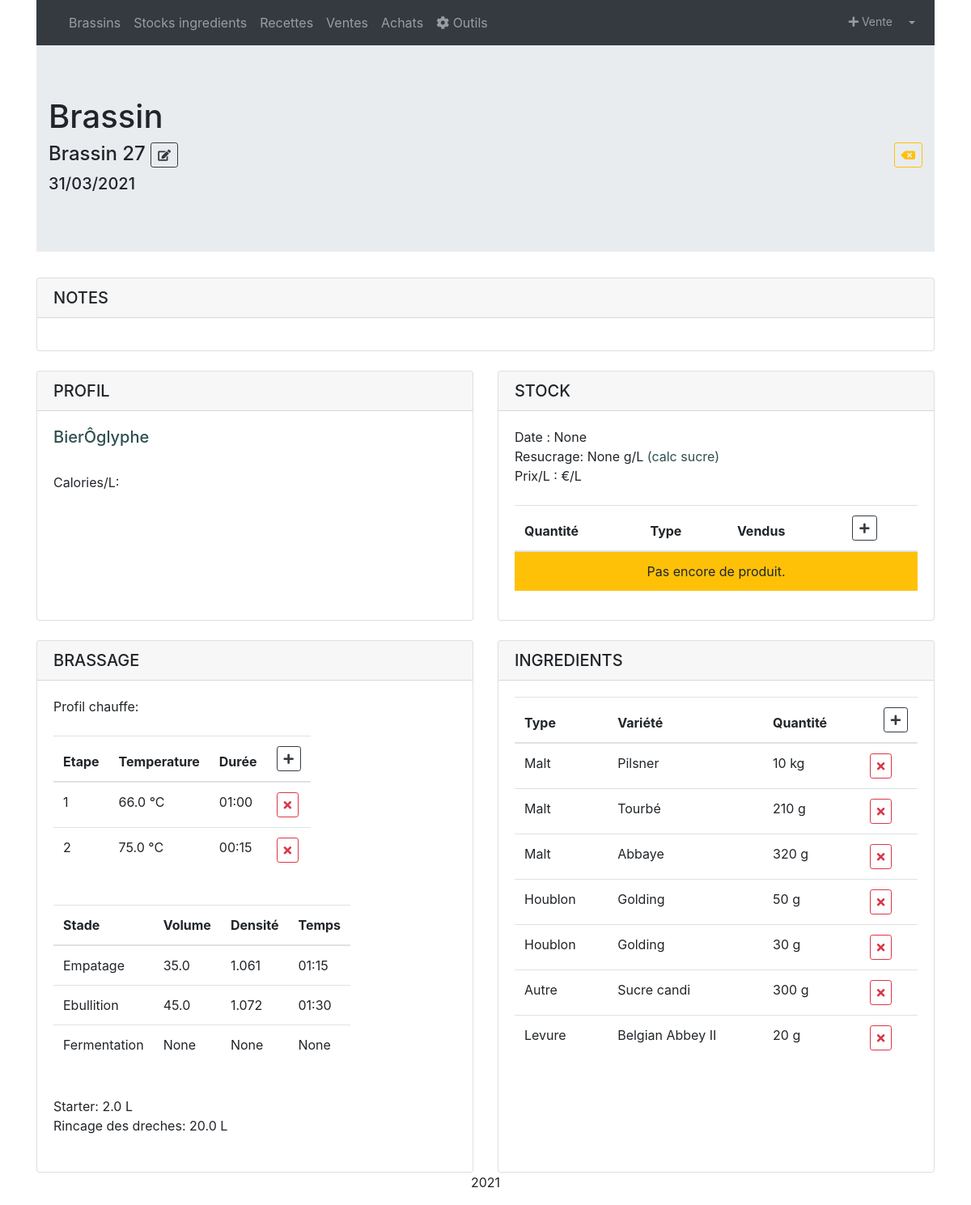
The app's page /brasserie/brassins/37/ with its own data.
### brassin/models.py (models this page shows, shortened)
class Brassin(models.Model):
	date_brassin = models.DateField(null=True)
	numero = models.CharField(blank=True,null=True,max_length=30)
	date_mise_bouteille = models.DateField(blank=True,null=True)
	densite_avant_ebullition = models.DecimalField(blank=True,null=True, max_digits=4, decimal_places=3)
	densite_initiale = models.DecimalField(blank=True,null=True, max_digits=4, decimal_places=3)
	densite_finale = models.DecimalField(blank=True,null=True, max_digits=4, decimal_places=3)
	volume_empatage = models.DecimalField(blank=True,null=True, max_digits=5, decimal_places=1)
	volume_rincage_dreches = models.DecimalField(blank=True,null=True, max_digits=5, decimal_places=1)
	volume_mout = models.DecimalField(blank=True,null=True, max_digits=5, decimal_places=1)
	volume_cuve_fermentation = models.DecimalField(blank=True,null=True, max_digits=5, decimal_places=1)
	volume_starter = models.DecimalField(blank=True,null=True, max_digits=5, decimal_places=1,default=0)
	temps_empatage = models.TimeField(blank=True,null=True,default="01:15:00")
	temps_ebullition = models.TimeField(blank=True,null=True,default="01:30:00")
	temps_fermentation = models.TimeField(blank=True,null=True)
	notes = models.TextField(blank=True,null=True)
	resucrage = models.DecimalField(blank=True,null=True, max_digits=2, decimal_places=1)
	ingredient = models.ManyToManyField(Ingredient, through='BrassinIngredient',null=True,blank=True)
	recette = models.ForeignKey(Recette, on_delete=models.SET_NULL, null=True,blank=True)
	fermenteur = models.ForeignKey(Fermenteur, on_delete=models.SET_NULL, null=True,blank=True)
	archive = models.BooleanField(default=False)
	class Meta:
		verbose_name = "Brassin"
		ordering = ['-date_brassin']
	@property
	def densite_initialeP(self):
		if not self.densite_initiale:
			return
		return ((Decimal(258.6)*(self.densite_initiale-1))/(Decimal(0.88)*self.densite_initiale+Decimal(0.12)));
	@property
	def densite_finaleP(self):
		if not self.densite_finale:
			return
		return ((Decimal(258.6)*(self.densite_finale-1))/(Decimal(0.88)*self.densite_finale+Decimal(0.12)));
	@property
	def densite_avant_ebullitionP(self):
		if not self.densite_avant_ebullition:
			return
		return ((Decimal(258.6)*(self.densite_avant_ebullition-1))/(Decimal(0.88)*self.densite_avant_ebullition+Decimal(0.12)));
	@property
	def cout_brassin(self):
		ings_achetes=BrassinIngredient.objects.filter(brassin=self.id).filter(achete=True)
		cout_brassin=0
		if ings_achetes.exists():
			for ing in ings_achetes:
			    cout_brassin += ing.ingredient.prix_kg*ing.quantite
		if not self.volume_cuve_fermentation:
			return
		return cout_brassin/self.volume_cuve_fermentation
	@property
	def attenuation(self):
		if not self.densite_initiale or not self.densite_finale:
			return
		return (self.densite_initiale-self.densite_finale)/(self.densite_initiale-1)*100
	@property
	def rendement(self):
		if not self.volume_mout or not self.densite_initiale or not self.densite_finale or not self.malt_kg_total:
			return
		return (self.volume_mout*self.densite_initiale)*(259-259/self.densite_initiale)/self.malt_kg_total
	@property
	def calories(self):
		if not self.densite_initiale or not self.densite_finale:
			return
		return (Decimal(9862.42)*self.densite_finale*(Decimal(0.1808)*self.densite_initiale+Decimal(0.8192)*self.densite_finale-Decimal(1.0004))) + (Decimal(5300.9)*self.densite_finale*(self.densite_initiale-self.densite_finale)/(Decimal(1.775)-self.densite_initiale))
	@property
	def taux_alcool(self):
		if not self.densite_initiale or not self.densite_finale:
			return
		return (self.densite_initiale-self.densite_finale)*Decimal(133.333)
	@property
	def IBU(self):
		Houblons_brassin=BrassinIngredient.objects.filter(brassin=self).filter(ingredient__type_ingredient="Houblon")
		IBU=0
		utilisation=0
		cdensite=0
		if Houblons_brassin.exists() and self.densite_initiale:
			for houblon in Houblons_brassin:
				t=str(houblon.temps_infusion).split(':')
				t_min= int(t[0])*60+int(t[1])*1 +int(t[2])/60
				if t_min:
				    utilisation=Decimal(1.65)*Decimal(0.000125)**(self.densite_initiale-Decimal(1.00))*(Decimal(1.0)-Decimal(exp(Decimal(-0.04)*Decimal(t_min))))/Decimal(4.15)
				else:
				    utilisation= 0
				if self.densite_initiale>1.05:
					cdensite= 1+(self.densite_initiale-Decimal(1.05))/Decimal(0.2)
				else: cdensite=1
				IBU += houblon.quantite*1000*utilisation*houblon.ingredient.acide_alpha*10/(Decimal(self.volume_mout)*cdensite)
		return IBU
	@property
	def EBC(self):
		Malts_brassin = BrassinIngredient.objects.filter(brassin=self.id).filter(ingredient__type_ingredient="Malt")
		MCU =0
		if Malts_brassin.exists() and self.volume_mout and self.volume_mout != 0:
			    for malt in Malts_brassin:
				    MCU += Decimal(4.23)*malt.quantite*malt.ingredient.ebc/self.volume_mout
		return Decimal(2.939)*MCU**Decimal(0.6859)

class Recette(models.Model):
	nom = models.CharField(max_length=30)
	type_biere = models.CharField(blank=True,null=True,max_length=30)
	densite_desire = models.DecimalField(blank=True,null=True, max_digits=4, decimal_places=3)
	taux_empatage =  models.DecimalField(max_digits=4, decimal_places=3,default=0.3)
	resucrage = models.DecimalField(blank=True,null=True, max_digits=3, decimal_places=1,default=7)
	notes = models.TextField(blank=True,null=True)
	etiquette = models.ImageField(upload_to = 'recettes',blank=True,null=True)
	class Meta:
		verbose_name = "Recette"
		ordering = ['id']
	def __str__(self):
		return self.nom

class BrassinEtapeChauffe(models.Model):
    numero = models.PositiveIntegerField(default=1)
    temps_etape = models.TimeField(default="00:00:00")
    temperature = models.DecimalField(max_digits=3, decimal_places=1)
    brassin = models.ForeignKey(Brassin, on_delete=models.CASCADE)

class BrassinIngredient(models.Model):
	brassin = models.ForeignKey(Brassin, on_delete=models.CASCADE)
	ingredient = models.ForeignKey(Ingredient, on_delete=models.CASCADE)
	quantite = models.DecimalField(null=True,max_digits=8,decimal_places=4)
	temps_infusion = models.TimeField(blank=True,null=True,default="01:30:00")
	achete = models.BooleanField(default=True)

class Ingredient(models.Model):
	INGREDIENT_TYPE = [('Malt','Malt'),('Houblon','Houblon'),('Levure','Levure'),('Autre','Autre'),]
	type_ingredient = models.CharField(null=True,max_length=30,choices=INGREDIENT_TYPE,default='Autre')
	variete = models.CharField(max_length=30)
	prix_kg = models.DecimalField(null=True, max_digits=5, decimal_places=2)
	acide_alpha = models.DecimalField(blank=True,null=True, max_digits=4, decimal_places=2)
	ebc_min = models.DecimalField(blank=True,null=True, max_digits=4, decimal_places=0)
	ebc_max = models.DecimalField(blank=True,null=True, max_digits=4, decimal_places=0)
	attenuation_min = models.DecimalField(blank=True,null=True, max_digits=2, decimal_places=0)
	attenuation_max = models.DecimalField(blank=True,null=True, max_digits=2, decimal_places=0)
	description = models.TextField(blank=True,null=True)
	@property
	def ebc(self):
		if not self.ebc_min or not self.ebc_max:
			return
		return (self.ebc_min + self.ebc_max)/2
	@property
	def propriete(self):
		if self.type_ingredient=="Malt":
			return "EBC: " + str(self.ebc_min) + " - " + str(self.ebc_max)
		if self.type_ingredient=="Houblon":
			return "Acide alpha: " + str(self.acide_alpha) + " %"
		if self.type_ingredient=="Levure":
			return "Attenuation: " + str(self.attenuation_min) + " - " + str(self.attenuation_max) + " %"
		else:
			return ""
	class Meta:
		verbose_name = "Ingredient"
		ordering = ['type_ingredient']

### brassin/views.py (the view)
# urls.py: path('brassins/<int:id>/', views.BrassinConsult, name='brassin_consult'),
def BrassinConsult(request, id):
	b = get_object_or_404(Brassin, id=id)
	bi = BrassinIngredient.objects.all().filter(brassin=b)
	p = BrassinProduit.objects.all().filter(brassin=b)
	c = BrassinEtapeChauffe.objects.all().filter(brassin=b).order_by('numero')
	try:
		r = Recette.objects.get(id=b.recette_id)
	except Recette.DoesNotExist:
		r = None
	return render(request, 'brassin/brassin_consulter.html', {'brassin': b,'brassin_ingredient':bi,'recette':r,'brassin_produit':p,'etape_chauffe':c})

### brassin/templates/brassin/brassin_consulter.html (shortened to what this page needs)
{% extends 'base.html' %}
{% load static %}
{% block css %}
<link rel="stylesheet" href="{% static 'brassin/css/style.css' %}" />
{% endblock %}
{% block content %}
<div class="jumbotron jumbotron-fluid">
    <div class="container">
      	<h1>Brassin</h1>
      	<h4>Brassin {{ brassin.numero }}
			<a class="btn btn-outline-dark btn-sm" href="{% url 'brassin_update' brassin.id %}"><i class="fas fa-edit"></i></a>
			<a class="btn btn-outline-warning btn-sm float-right" href="{% url 'brassin_list' %}"><i class="fas fa-backspace"></i></a>
		</h4>
		<h5>{{ brassin.date_brassin }}</h5>
    </div>
</div>
<div class="row ">
	<div class="col-sm-12">
		<div class="card h-100">
		  <h5 class="card-header">NOTES</h5>
		  <div class="card-body">
		  </div>
		</div>
	</div>
</div>
<br/>
<div class="row ">
	<div class="col-sm-6">
		<div class="card h-100">
		  <h5 class="card-header">PROFIL</h5>
		  <div class="card-body">
		  	{% if brassin.recette %}<h5><a href="{% url 'recette_consult' brassin.recette.id %}">{{ brassin.recette }}</a></h5><br/>{% endif %}
            <p>Calories/L: {{ brassin.calories|floatformat }}</p>
			<div class="row ">
			    <div id="IBU_gauge" class="col-sm-4"></div><div id="EBC_gauge" class="col-sm-4"></div><div id="Alcool_gauge" class="col-sm-4"></div>
			</div>
		  </div>
		</div>
	</div>
	<div class="col-sm-6">
		<div class="card h-100">
		  <h5 class="card-header">STOCK</h5>
		  <div class="card-body">
			Date : {{ brassin.date_mise_bouteille }}<br/>
			Resucrage: {{brassin.resucrage}} g/L <a href="{% url 'outils' brassin.id %}">(calc sucre)</a><br/>
			Prix/L : {{ brassin.cout_brassin|floatformat:2}} €/L<br/><br/>
			<table class="table table-hover">
			    <thead>
				    <tr><th>Quantité</th><th>Type</th><th>Vendus</th><th><a class="btn btn-outline-dark btn-sm" href="{% url 'brassin_produit_add' brassin.id %}"><i class="fas fa-plus"></i></a></th></tr>
				</thead>
				<tbody>
					{% for p in brassin_produit.all %}
					<tr>
					    <td>{{ p.quantite|floatformat }}</td>
					    <td>{{ p.produit }}</td>
					    <td><a  href="{% url 'vente_create' bp=p.id %}">{{ p.vendu }}</a></td>
    					<td><a class="btn btn-outline-danger btn-sm" href="{% url 'brassin_produit_delete' b=brassin.id pk=p.id %}"><i class="fas fa-times"></i></a></td>
					</tr>
					{% empty %}
				    <tr>
				        <td colspan="4" class="text-center bg-warning">Pas encore de produit.</td>
				    </tr>
					{% endfor %}
				</tbody>
			</table>
		  </div>
		</div>
	</div>
</div>
<br/>
<div class="row ">
	<div class="col-sm-6">
		<div class="card h-100">
		  <h5 class="card-header">BRASSAGE</h5>
		  <div class="card-body">
		    Profil chauffe:
			<br/><br/>
			<table class="table table-hover table-responsive">
				<thead>
				    <tr><th>Etape</th><th>Temperature</th><th>Durée</th><th><a class="btn btn-outline-dark btn-sm" href="{% url 'brassin_etape_chauffe_add' brassin.id %}"><i class="fas fa-plus"></i></a></th></tr>
				</thead>
				<tbody>
				    {% for c in etape_chauffe %}
					<tr>
					    <td>{{ c.numero }}</td>
					    <td>{{ c.temperature }} °C</a></td>
					    <td>{{c.temps_etape}}</td>
					    <td><a class="btn btn-outline-danger btn-sm" href="{% url 'brassin_etape_chauffe_delete' b=brassin.id pk=c.id %}"><i class="fas fa-times"></i></a></td>
					</tr>
					{% empty %}
				    <tr><td colspan="4" class="text-center bg-warning">Pas d'étape de chauffe renseignée.</td></tr>
					{% endfor %}
				</tbody>
			</table>
            <br/>
			<table class="table table-hover table-responsive">
				<thead>
				    <tr><th>Stade</th><th>Volume</th><th>Densité</th><th>Temps</th></tr>
				</thead>
				<tbody>
					<tr><td>Empatage</td><td>{{ brassin.volume_empatage }}</td><td><a data-toggle="tooltip" title="{{ brassin.densite_avant_ebullitionP|floatformat }} °P">{{ brassin.densite_avant_ebullition }}</a></td><td>{{brassin.temps_empatage}}</td></tr>
					<tr><td>Ebullition</td><td>{{ brassin.volume_mout }}</td><td><a data-toggle="tooltip" title="{{ brassin.densite_initialeP|floatformat }} °P">{{ brassin.densite_initiale }}</a></td><td>{{ brassin.temps_ebullition }}</td></tr>
					<tr><td>Fermentation</td><td>{{ brassin.volume_cuve_fermentation }}</td><td><a data-toggle="tooltip" title="{{ brassin.densite_finaleP|floatformat }} °P">{{ brassin.densite_finale }}</a></td><td>{{ brassin.temps_fermentation }}</td></tr>
				</tbody>
			</table>
			<br/>
			Starter: {{brassin.volume_starter}} L<br/>
			Rincage des dreches: {{brassin.volume_rincage_dreches}} L<br/>
			<br/>
			<div class="row ">
                <div id="Attenuation_gauge" class="col-sm-4"></div><div id="Rendement_gauge" class="col-sm-4"></div><div class="col-sm-4"></div>
            </div>
		  </div>
		</div>
	</div>
	<div class="col-sm-6">
		<div class="card h-100">
		  <h5 class="card-header">INGREDIENTS</h5>
		  <div class="card-body">
			<table class="table table-hover">
				<thead>
				    <tr><th>Type</th><th>Variété</th><th>Quantité</th><th><a class="btn btn-outline-dark btn-sm float-right" href="{% url 'brassin_ingredient_add' brassin.id %}"><i class="fas fa-plus"></i></a></th></tr>
				</thead>
				<tbody>
					{% for ingredient in brassin_ingredient.all %}
					<tr>
					    <td><a data-toggle="tooltip" title="{{ ingredient.ingredient.propriete }}">{{ ingredient.ingredient.type_ingredient }}</a></td>
    					<td><a data-toggle="tooltip" title="{{ ingredient.ingredient.propriete }}">{{ ingredient.ingredient.variete }}</a></td>
    					<td> {% if ingredient.quantite < 1 %}{% widthratio ingredient.quantite 1 1000 %} g{% else %}{{ ingredient.quantite|floatformat }} kg{% endif %}</td>
    					<td><a class="btn btn-outline-danger btn-sm" href="{% url 'brassin_ingredient_delete' b=brassin.id pk=ingredient.id %}"><i class="fas fa-times"></i></a></td>
					</tr>
					{% empty %}
				    <tr>
				        <td colspan="4" class="text-center bg-warning">Pas encore d'ingredient.</td>
				    </tr>
					{% endfor %}
				</tbody>
			</table>
		  </div>
		</div>
	</div>
</div>
{% endblock %}

### templates/base.html (shortened to what this page needs)
{% load static %}
<!DOCTYPE html>
<html lang="fr">
  <head>
    <link rel="stylesheet" href="https://use.fontawesome.com/releases/v5.7.0/css/all.css">
    <link rel="stylesheet" href="https://maxcdn.bootstrapcdn.com/bootstrap/4.0.0/css/bootstrap.min.css">
    <link rel="stylesheet" type="text/css" href="https://cdn.datatables.net/1.10.24/css/dataTables.bootstrap4.min.css"/>
    {% block css %}
    {% endblock %}
  </head>
  <body>
    <div class="container">
      <nav class="navbar navbar-expand-sm bg-dark navbar-dark sticky-top bg-faded">
        <div class="collapse navbar-collapse" id="collapsibleNavbar">
          <ul class="navbar-nav">
            <li class="nav-item">
              <a class="nav-link" href="{% url 'brassin_list' %}">Brassins</a>
            </li>
            <li class="nav-item">
              <a class="nav-link" href="{% url 'ingredients_list' %}">Stocks ingredients</a>
            </li>
            <li class="nav-item">
              <a class="nav-link" href="{% url 'recettes_list' %}">Recettes</a>
            </li>
            <li class="nav-item">
              <a class="nav-link" href="{% url 'ventes_list' %}">Ventes</a>
            </li>
            <li class="nav-item">
              <a class="nav-link" href="{% url 'achats_list' %}">Achats</a>
            </li>
            <li class="nav-item">
              <a class="nav-link" href="{% url 'outils' %}"><i class="fa fa-cog" aria-hidden="true"></i>   Outils</a>
            </li>
          </ul>
          <ul class="navbar-nav ml-auto">
            <li class="nav-item">
              <a class="nav-link btn-outline-info btn-sm" href="{% url 'vente_create' %}"><i class="fas fa-plus"></i>  Vente</a>
            </li>
            <li class="nav-item dropdown">
              <a class="nav-link dropdown-toggle" href="#" id="navbardrop" data-toggle="dropdown">
              </a>
            </li>
          </ul>
        </div>
      </nav>
      {% block content %}
      {% endblock %}
      <footer class="container-fluid bg-4 text-center">
          <p>2021</p>
      </footer>
    </div>
  </body>
</html>

### brassin/static/brassin/css/style.css (style rules this page uses)
a { color: darkslategray; }

### records on screen
Brassin: numero "27", date_brassin "31/03/2021", recette "BierÔglyphe", date_mise_bouteille "None", resucrage "None", volume_empatage "35.0", densite_avant_ebullition "1.061", temps_empatage "01:15", volume_mout "45.0", densite_initiale "1.072", temps_ebullition "01:30", volume_cuve_fermentation "None", densite_finale "None", temps_fermentation "None", volume_starter "2.0", volume_rincage_dreches "20.0"
BrassinEtapeChauffe: numero "1", temperature "66.0", temps_etape "01:00"
BrassinEtapeChauffe: numero "2", temperature "75.0", temps_etape "00:15"
BrassinIngredient: ingredient.type_ingredient "Malt", ingredient.variete "Pilsner", quantite "10"
BrassinIngredient: ingredient.type_ingredient "Malt", ingredient.variete "Tourbé", quantite "210"
BrassinIngredient: ingredient.type_ingredient "Malt", ingredient.variete "Abbaye", quantite "320"
BrassinIngredient: ingredient.type_ingredient "Houblon", ingredient.variete "Golding", quantite "50"
BrassinIngredient: ingredient.type_ingredient "Houblon", ingredient.variete "Golding", quantite "30"
BrassinIngredient: ingredient.type_ingredient "Autre", ingredient.variete "Sucre candi", quantite "300"
BrassinIngredient: ingredient.type_ingredient "Levure", ingredient.variete "Belgian Abbey II", quantite "20"
